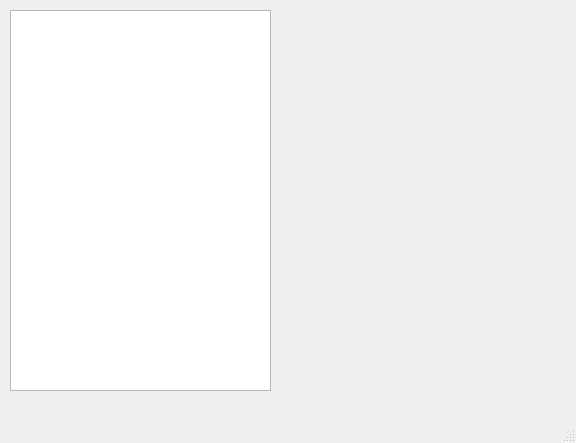
<?xml version="1.0" encoding="UTF-8"?>
<ui version="4.0">
 <class>AdminWindow</class>
 <widget class="QMainWindow" name="AdminWindow">
  <property name="geometry">
   <rect>
    <x>0</x>
    <y>0</y>
    <width>576</width>
    <height>443</height>
   </rect>
  </property>
  <property name="windowTitle">
   <string>MainWindow</string>
  </property>
  <widget class="QWidget" name="centralwidget">
   <widget class="QListWidget" name="listWidget">
    <property name="geometry">
     <rect>
      <x>10</x>
      <y>10</y>
      <width>261</width>
      <height>381</height>
     </rect>
    </property>
   </widget>
  </widget>
  <widget class="QMenuBar" name="menubar">
   <property name="geometry">
    <rect>
     <x>0</x>
     <y>0</y>
     <width>576</width>
     <height>21</height>
    </rect>
   </property>
  </widget>
  <widget class="QStatusBar" name="statusbar"/>
 </widget>
 <resources/>
 <connections/>
</ui>
